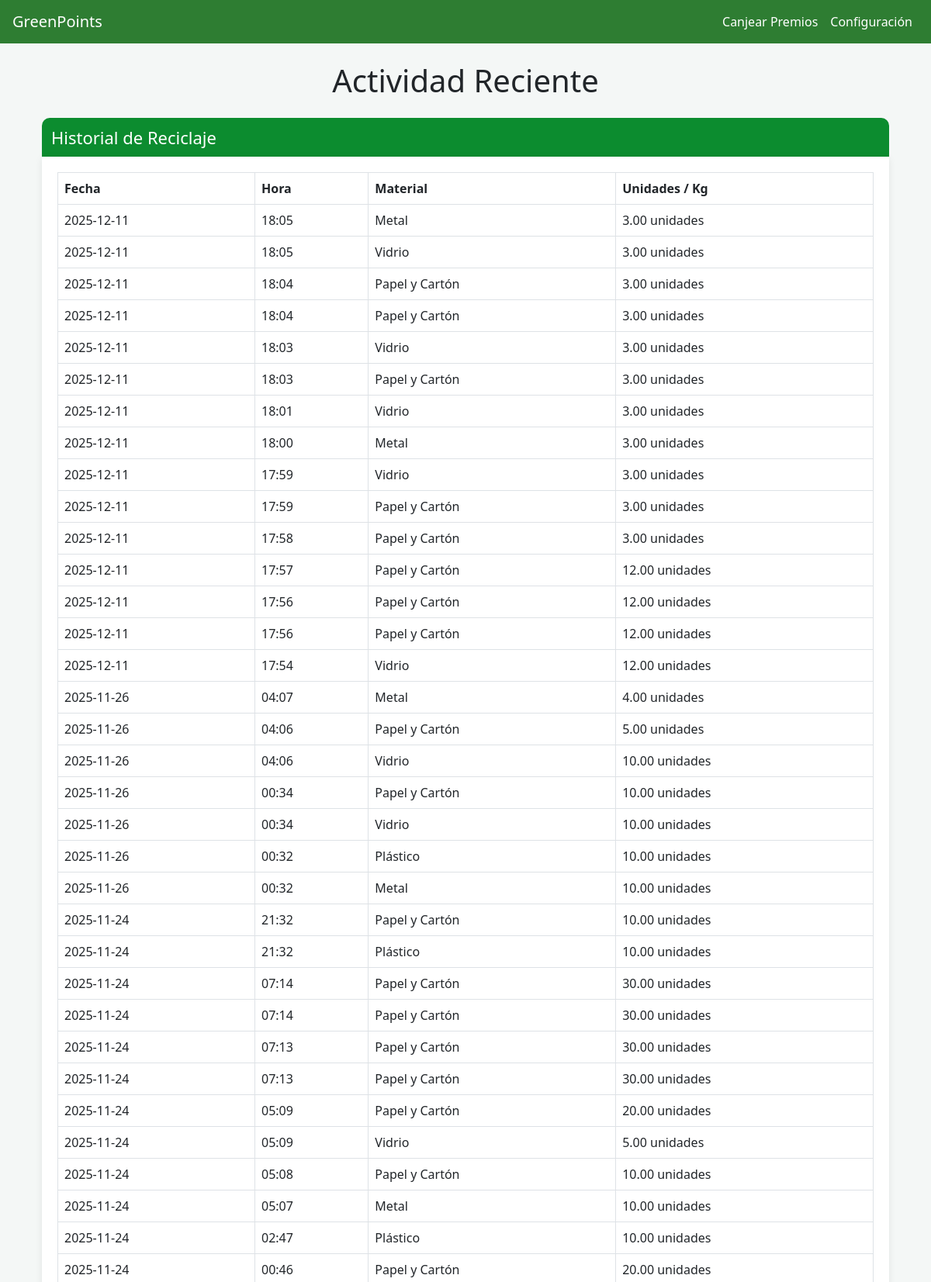
Screenshot of /actividad/ (signed in, upper part) with the database file from the repository.
### app/models.py (models this page shows, shortened)
class Reciclaje(models.Model):
    dispositivo = models.ForeignKey(Dispositivo, on_delete=models.CASCADE)
    codigo_usado = models.CharField(max_length=12, unique=True)
    tipo_material = models.CharField(max_length=50)
    peso_kg = models.DecimalField(max_digits=5, decimal_places=2, null=True, blank=True)
    foto = models.ImageField(upload_to="evidencias/", null=True, blank=True)
    nombre = models.CharField(max_length=100)
    apellido = models.CharField(max_length=100)
    correo = models.EmailField()
    telefono = models.CharField(max_length=20)
    puntos = models.IntegerField()
    cantidad = models.DecimalField(max_digits=6, decimal_places=2, null=True, blank=True)
    codigo_canje = models.CharField(max_length=12, unique=True, editable=False)
    fecha_registro = models.DateTimeField(auto_now_add=True)
    codigo_canje_usado = models.BooleanField(default=False)
    usuario = models.ForeignKey(User, on_delete=models.CASCADE, null=True, blank=True)

### app/views.py (the view)
# urls.py: path('actividad/', views.actividad_reciente, name='actividad_reciente'),
@login_required
def actividad_reciente(request):
    historial_reciclaje = Reciclaje.objects.filter(
        usuario=request.user
        ).exclude(
    tipo_material="Canje de premio"
    ).order_by('-fecha_registro')
    historial_canje = Canje.objects.filter(
        usuario=request.user
    ).order_by('-fecha_canje')
    return render(request, "app/actividad_reciente.html", {
        "historial_reciclaje": historial_reciclaje,
        "historial_canje": historial_canje,
    })

### app/context_processors.py (called while the page is built)
def modo_oscuro(request):
    if request.user.is_authenticated:
        config = ConfigNotificaciones.objects.filter(usuario=request.user).first()
        if config:
            return {'dark_mode': config.modo_oscuro}
    return {'dark_mode': False}

### app/templates/app/actividad_reciente.html (shortened to what this page needs)
{% extends 'app/base2.html' %}
{% load static %}
{% block content %}
<div class="container mt-4">
    <h1 class="text-center mb-4">Actividad Reciente</h1>
    <h3 class="titulo-seccion" style="background:#0C8C2F;">Historial de Reciclaje</h3>
    <div class="tabla-container">
        <table class="table table-bordered">
            <thead class="tabla-header">
                <tr>
                    <th>Fecha</th>
                    <th>Hora</th>
                    <th>Material</th>
                    <th>Unidades / Kg</th>
                </tr>
            </thead>
            <tbody>
                {% for r in historial_reciclaje %}
                <tr>
                    <td>{{ r.fecha_registro|date:"Y-m-d" }}</td>
                    <td>{{ r.fecha_registro|time:"H:i" }}</td>
                    <td>{{ r.tipo_material }}</td>
                    <td>
                        {% if r.peso_kg %}
                            {{ r.peso_kg }} kg
                        {% elif r.cantidad %}
                            {{ r.cantidad }} unidades
                        {% else %}
                            -
                        {% endif %}
                    </td>
                </tr>
                {% empty %}
                <tr>
                    <td colspan="4" class="text-center">No tienes registros de reciclaje aún.</td>
                </tr>
                {% endfor %}
            </tbody>
        </table>
    </div>
</div>
{% endblock %}

### app/templates/app/base2.html (shortened to what this page needs)
<!DOCTYPE html>
<html lang="es">
<head>
    <link href="https://cdn.jsdelivr.net/npm/bootstrap@5.3.0/dist/css/bootstrap.min.css" rel="stylesheet">
</head>
<body class="{% if dark_mode %}dark-mode{% endif %}">
    <nav class="navbar navbar-expand-lg navbar-dark px-3">
        <a class="navbar-brand" href="{% url 'inicio' %}">GreenPoints</a>
        <div class="collapse navbar-collapse">
            <ul class="navbar-nav ms-auto">
                <li class="nav-item">
                    <a class="nav-link" href="{% url 'canjear' %}">Canjear Premios</a>
                </li>
                <li class="nav-item">
                    <a class="nav-link" href="{% url 'configuracion' %}">Configuración</a>
                </li>
            </ul>
        </div>
    </nav>
    <div class="container mt-4">
        {% block content %}
        {% endblock %}
    </div>
</body>
</html>

### app/templates/app/base2.html (style rules this page uses)
body { background-color: #f4f7f6; transition: background-color 0.3s ease, color 0.3s ease; }
.navbar { background-color: #2e7d32 !important; }
.navbar a { color: white !important; }

### app/templates/app/actividad_reciente.html (style rules this page uses)
.titulo-seccion { padding: 12px; color: white; font-size: 22px; border-radius: 10px 10px 0 0; margin-bottom: 0; }
.tabla-container { background: white; padding: 20px; border-radius: 0 0 10px 10px; margin-bottom: 40px; box-shadow: 0px 2px 10px rgba(0,0,0,0.08); }
.tabla-header { background-color: #d6e7d6 !important; font-weight: bold; }

### rows the page displays
Reciclaje: fecha_registro "2025-12-11", fecha_registro "18:05", tipo_material "Metal", cantidad "3.00"
Reciclaje: fecha_registro "2025-12-11", fecha_registro "18:05", tipo_material "Vidrio", cantidad "3.00"
Reciclaje: fecha_registro "2025-12-11", fecha_registro "18:04", tipo_material "Papel y Cartón", cantidad "3.00"
Reciclaje: fecha_registro "2025-12-11", fecha_registro "18:04", tipo_material "Papel y Cartón", cantidad "3.00"
Reciclaje: fecha_registro "2025-12-11", fecha_registro "18:03", tipo_material "Vidrio", cantidad "3.00"
Reciclaje: fecha_registro "2025-12-11", fecha_registro "18:03", tipo_material "Papel y Cartón", cantidad "3.00"
Reciclaje: fecha_registro "2025-12-11", fecha_registro "18:01", tipo_material "Vidrio", cantidad "3.00"
Reciclaje: fecha_registro "2025-12-11", fecha_registro "18:00", tipo_material "Metal", cantidad "3.00"
Reciclaje: fecha_registro "2025-12-11", fecha_registro "17:59", tipo_material "Vidrio", cantidad "3.00"
Reciclaje: fecha_registro "2025-12-11", fecha_registro "17:59", tipo_material "Papel y Cartón", cantidad "3.00"
Reciclaje: fecha_registro "2025-12-11", fecha_registro "17:58", tipo_material "Papel y Cartón", cantidad "3.00"
Reciclaje: fecha_registro "2025-12-11", fecha_registro "17:57", tipo_material "Papel y Cartón", cantidad "12.00"
Reciclaje: fecha_registro "2025-12-11", fecha_registro "17:56", tipo_material "Papel y Cartón", cantidad "12.00"
Reciclaje: fecha_registro "2025-12-11", fecha_registro "17:56", tipo_material "Papel y Cartón", cantidad "12.00"
Reciclaje: fecha_registro "2025-12-11", fecha_registro "17:54", tipo_material "Vidrio", cantidad "12.00"
Reciclaje: fecha_registro "2025-11-26", fecha_registro "04:07", tipo_material "Metal", cantidad "4.00"
Reciclaje: fecha_registro "2025-11-26", fecha_registro "04:06", tipo_material "Papel y Cartón", cantidad "5.00"
Reciclaje: fecha_registro "2025-11-26", fecha_registro "04:06", tipo_material "Vidrio", cantidad "10.00"
Reciclaje: fecha_registro "2025-11-26", fecha_registro "00:34", tipo_material "Papel y Cartón", cantidad "10.00"
Reciclaje: fecha_registro "2025-11-26", fecha_registro "00:34", tipo_material "Vidrio", cantidad "10.00"
Reciclaje: fecha_registro "2025-11-26", fecha_registro "00:32", tipo_material "Plástico", cantidad "10.00"
Reciclaje: fecha_registro "2025-11-26", fecha_registro "00:32", tipo_material "Metal", cantidad "10.00"
Reciclaje: fecha_registro "2025-11-24", fecha_registro "21:32", tipo_material "Papel y Cartón", cantidad "10.00"
Reciclaje: fecha_registro "2025-11-24", fecha_registro "21:32", tipo_material "Plástico", cantidad "10.00"
Reciclaje: fecha_registro "2025-11-24", fecha_registro "07:14", tipo_material "Papel y Cartón", cantidad "30.00"
Reciclaje: fecha_registro "2025-11-24", fecha_registro "07:14", tipo_material "Papel y Cartón", cantidad "30.00"
Reciclaje: fecha_registro "2025-11-24", fecha_registro "07:13", tipo_material "Papel y Cartón", cantidad "30.00"
Reciclaje: fecha_registro "2025-11-24", fecha_registro "07:13", tipo_material "Papel y Cartón", cantidad "30.00"
Reciclaje: fecha_registro "2025-11-24", fecha_registro "05:09", tipo_material "Papel y Cartón", cantidad "20.00"
Reciclaje: fecha_registro "2025-11-24", fecha_registro "05:09", tipo_material "Vidrio", cantidad "5.00"
Reciclaje: fecha_registro "2025-11-24", fecha_registro "05:08", tipo_material "Papel y Cartón", cantidad "10.00"
Reciclaje: fecha_registro "2025-11-24", fecha_registro "05:07", tipo_material "Metal", cantidad "10.00"
Reciclaje: fecha_registro "2025-11-24", fecha_registro "02:47", tipo_material "Plástico", cantidad "10.00"
Reciclaje: fecha_registro "2025-11-24", fecha_registro "00:46", tipo_material "Papel y Cartón", cantidad "20.00"
